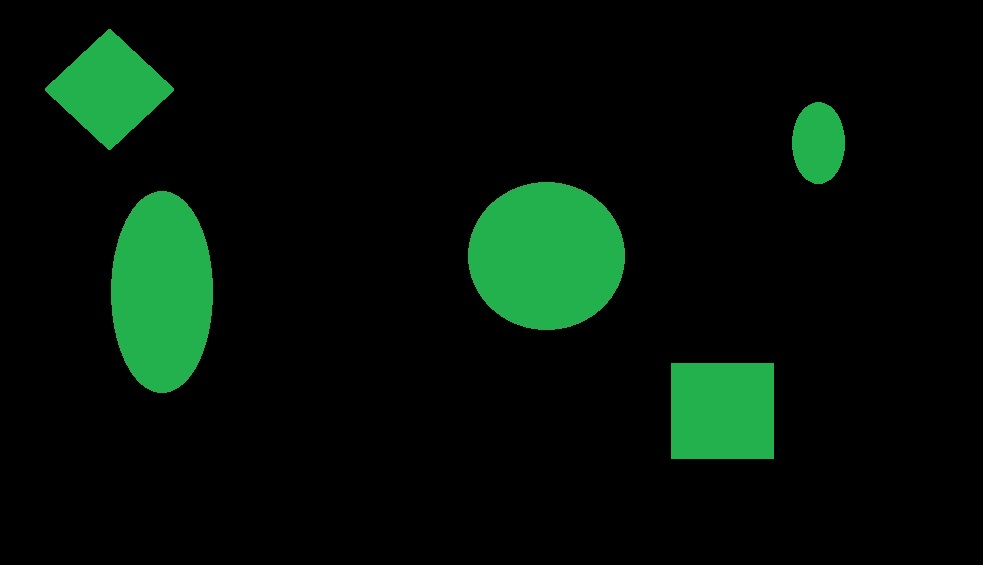
#> input picture build/au_opencv_example/oval.jpg, 983 x 565 px
$ python contourtest.py   (Python 2 division)
#> lines starting #> are read from the running program, lines starting #| are printed output that depends on the picture; after the words box and inside, x2 and y2 are one past the last pixel; in counts of white or black regions, pixels touching at a corner belong together
#!/usr/bin/env python
import cv2
import urllib
import numpy as np
import math


## Ref image processing
refImage = cv2.imread('oval.jpg')
#> refImage is the input picture: shape (565, 983, 3); mean B, G, R 7.9, 17.8, 3.7
refGrey = cv2.cvtColor(refImage, cv2.COLOR_BGR2GRAY)
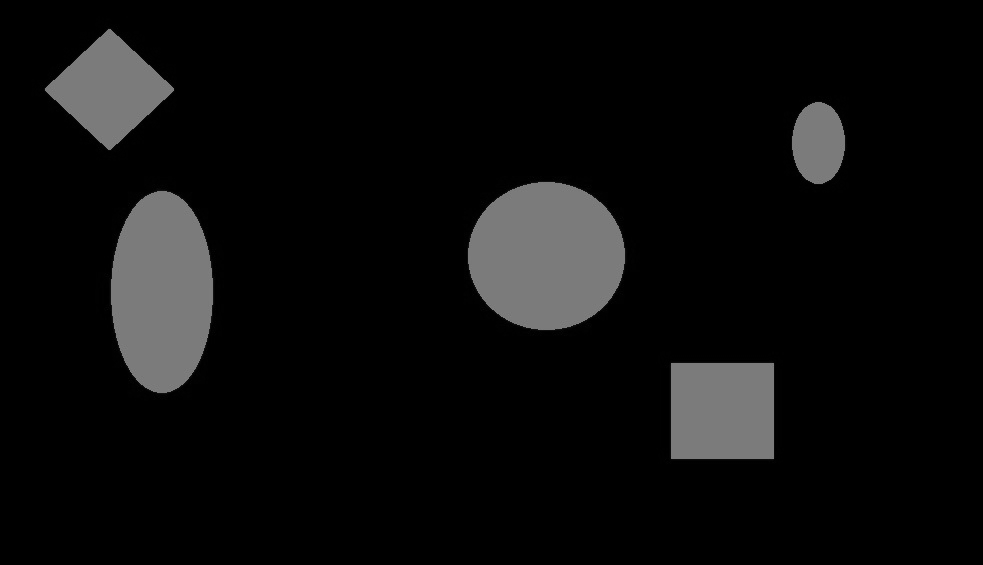
#> refGrey: shape (565, 983); min 0, max 133, mean 12.4
cv2.imshow("refGrey",refGrey)

#edges = cv2.Canny(refGrey,200,230)
#cv2.imshow('Canny',edges)

ret,refTh1 = cv2.threshold(refGrey,30,255,cv2.THRESH_BINARY)
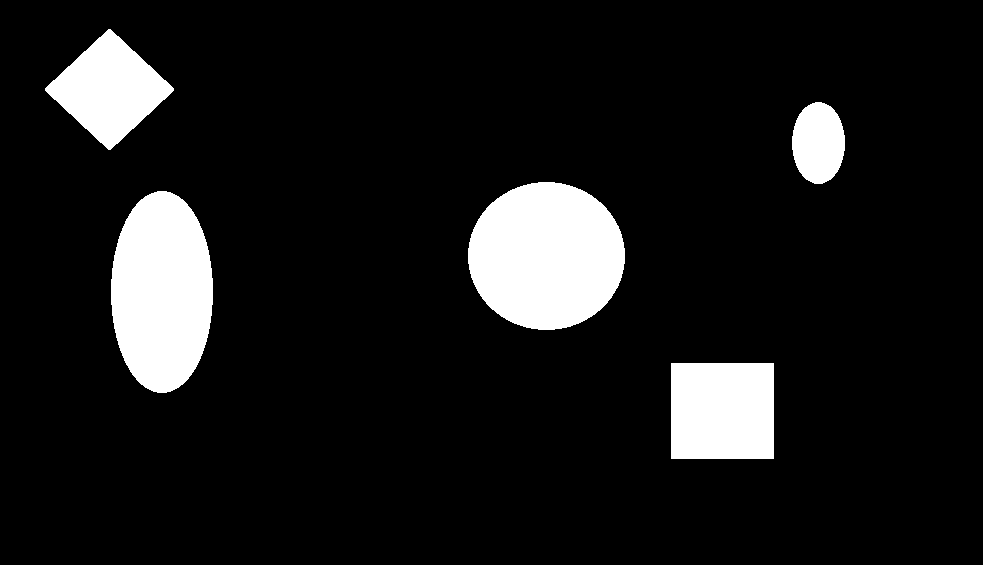
#> refTh1: shape (565, 983); 10% white; 5 white regions
cv2.imshow('RefThresholded',refTh1)
refCnt, refHierarchy = cv2.findContours(refTh1,cv2.RETR_TREE,cv2.CHAIN_APPROX_NONE)
#> refCnt = 5 contours; box (x1, y1, x2, y2) and area: (468, 182, 625, 330) 18012, (111, 191, 213, 393) 15981, (671, 363, 774, 459) 9690, (45, 29, 174, 150) 7938, (792, 102, 845, 184) 3311; refHierarchy = [[1, -1, -1, -1], [2, 0, -1, -1], [3, 1, -1, -1], [4, 2, -1, -1], [-1, 3, -1, -1]]

for b in refCnt:
	cv2.drawContours(refImage,[b],0,(255,0,0),2)
#> this loop made 5 passes
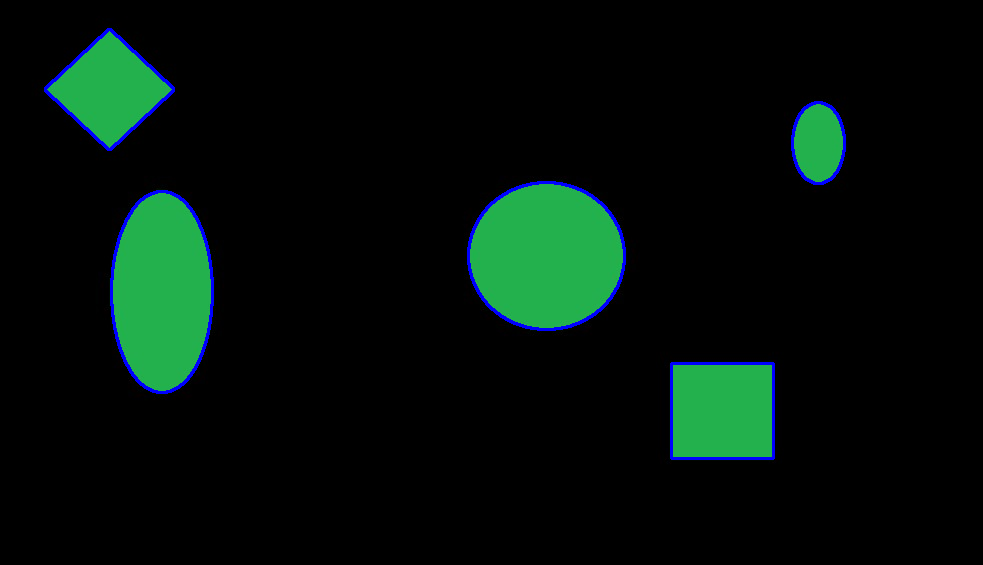
#> refImage: shape (565, 983, 3); 1.16% of pixels changed, all inside (x1, y1, x2, y2) = (44, 28, 846, 460)

cv2.imshow('refContours',refImage)

cntList = []

for i,cnt in enumerate(refCnt):
	area = cv2.contourArea(cnt)
	print area
	print len(refCnt[i])
	if area > 100 and area < 10000:
		cntList.append(refCnt[i])
#> this loop made 5 passes
#> area on passes 1 to 5: 9690, 15981, 18012, 3311, 7938
#| 9690.0
#| 394
#| 15981.0
#| 452
#| 18012.0
#| 430
#| 3311.0
#| 194
#| 7938.0
#| 260
#> after the loop, cntList = 3 contours; box (x1, y1, x2, y2) and area: (671, 363, 774, 459) 9690, (45, 29, 174, 150) 7938, (792, 102, 845, 184) 3311

print "size new list"
print len(cntList)
#| 3
print len(cntList[0])
#| 394


refImageNew = cv2.imread('oval.jpg')

# [5 lines of commented-out code are left out]

cv2.drawContours(refImageNew,refCnt,2,(255,0,0),2)
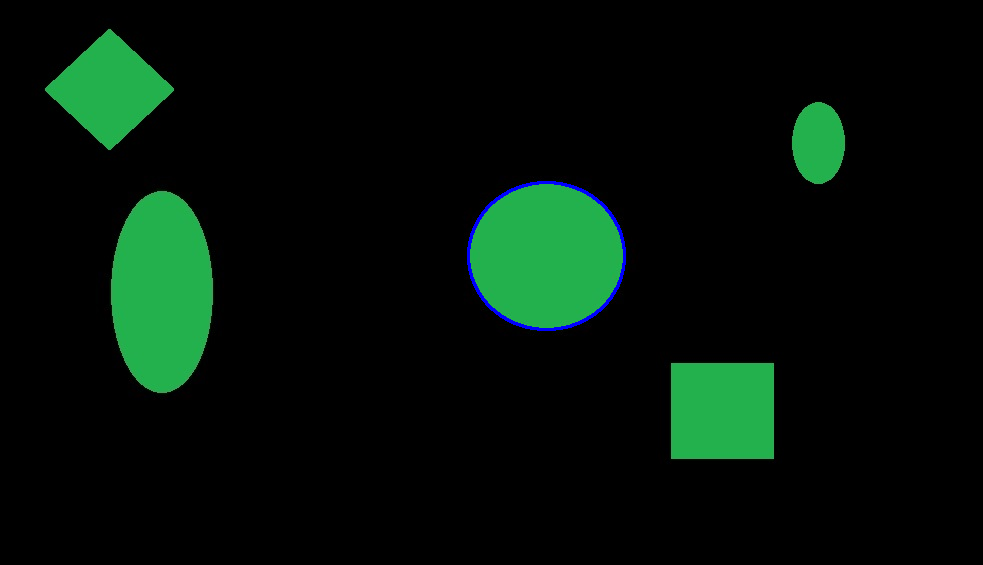
#> refImageNew: shape (565, 983, 3); 0.3% of pixels changed, all inside (x1, y1, x2, y2) = (467, 181, 626, 331)

cv2.imshow('refContourNew',refImageNew)
####

cv2.waitKey(0)

$ run again, with build/au_opencv_example/cirkelNy.jpg copied over build/au_opencv_example/oval.jpg
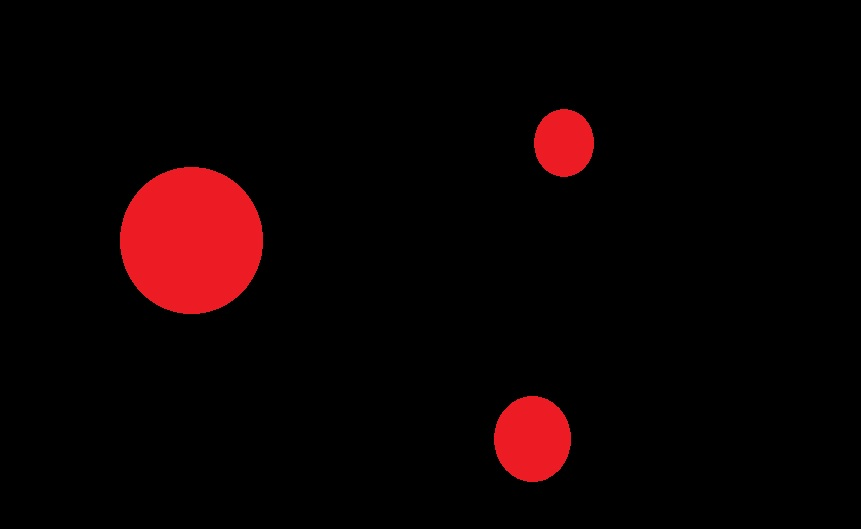
#> input picture build/au_opencv_example/cirkelNy.jpg, 861 x 529 px
#> refImage is the input picture: shape (529, 861, 3); mean B, G, R 2, 1.5, 13
#> refTh1: shape (529, 861); 5.5% white; 3 white regions
#> refCnt = 3 contours; box (x1, y1, x2, y2) and area: (120, 167, 263, 314) 16301, (494, 396, 571, 482) 5066, (534, 109, 594, 177) 3104; refHierarchy = [[1, -1, -1, -1], [2, 0, -1, -1], [-1, 1, -1, -1]]
#> the loop `for b in refCnt:` made 3 passes
#> after the loop `for b in refCnt:`:
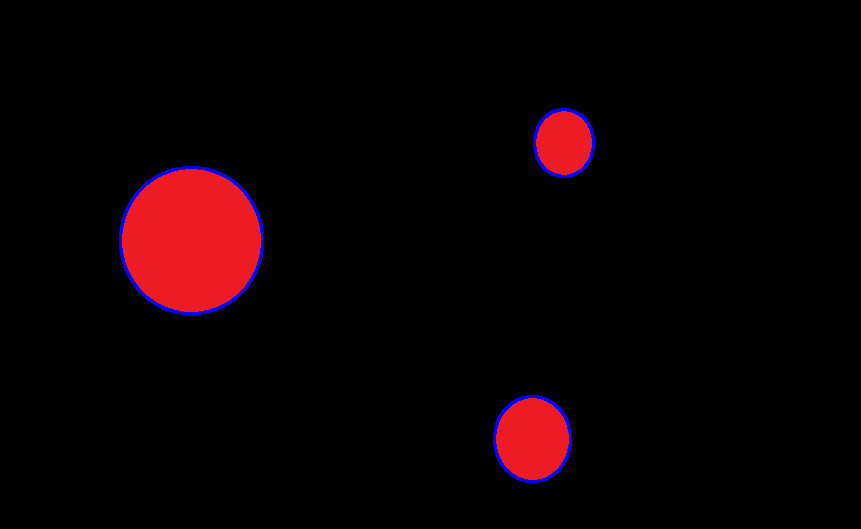
#> refImage: shape (529, 861, 3); 0.68% of pixels changed, all inside (x1, y1, x2, y2) = (119, 108, 595, 483)
#> the loop `for i,cnt in enumerate(refCnt):` made 3 passes
#> area on passes 1 to 3: 5066.5, 16301, 3104
#> (printed output is left out)
#> after the loop `for i,cnt in enumerate(refCnt):`: cntList = 2 contours; box (x1, y1, x2, y2) and area: (494, 396, 571, 482) 5066, (534, 109, 594, 177) 3104
#| 2
#| 229
#> `cv2.drawContours(refImageNew,refCnt,2,(255,0,0),2)`:
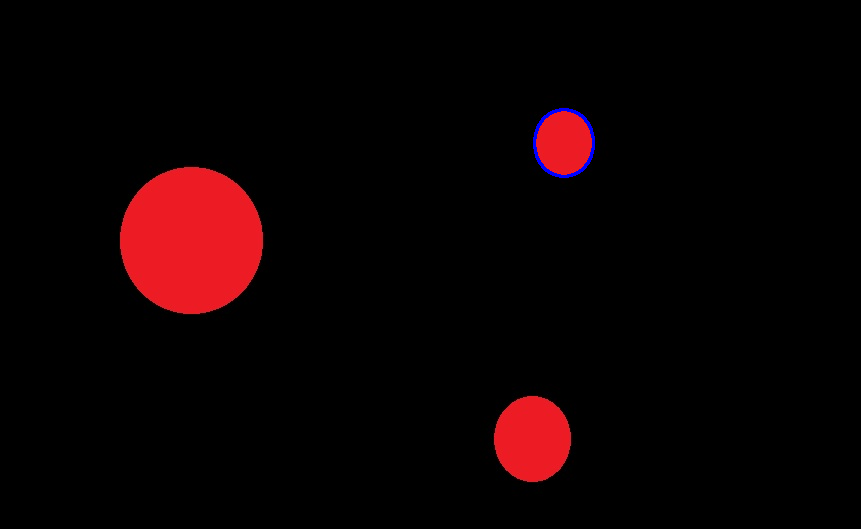
#> refImageNew: shape (529, 861, 3); 0.15% of pixels changed, all inside (x1, y1, x2, y2) = (533, 108, 595, 178)
